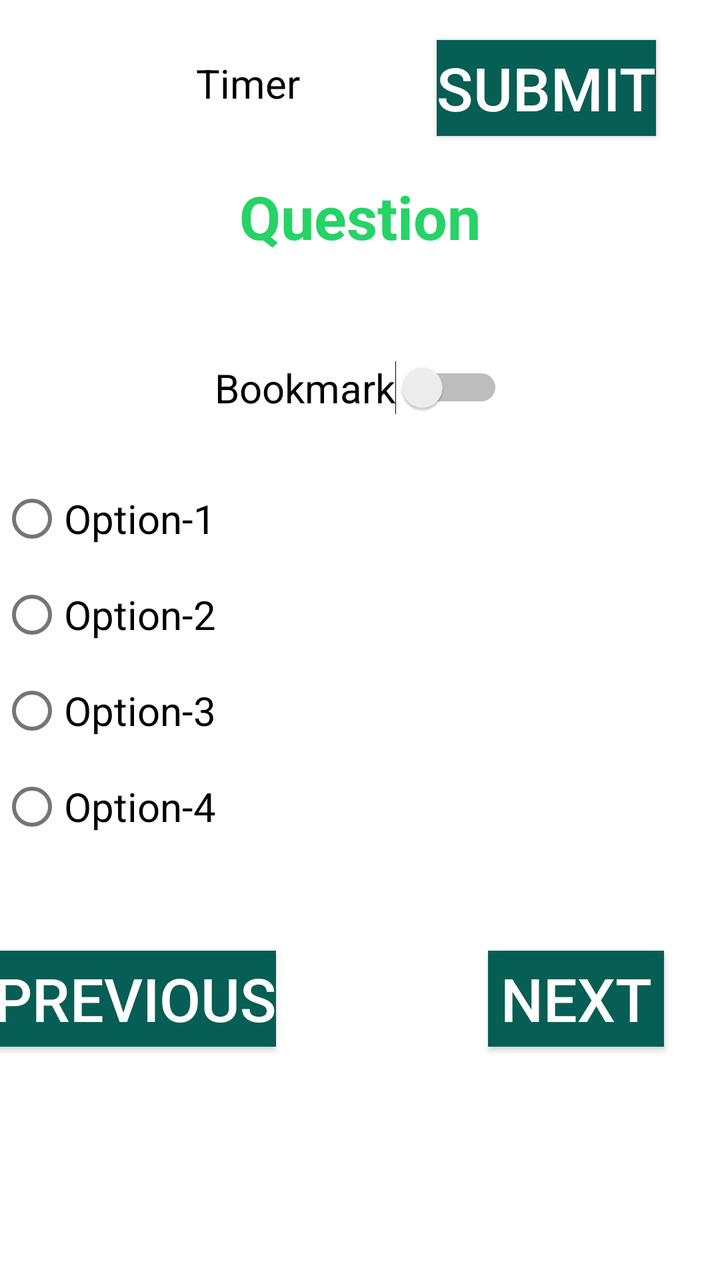
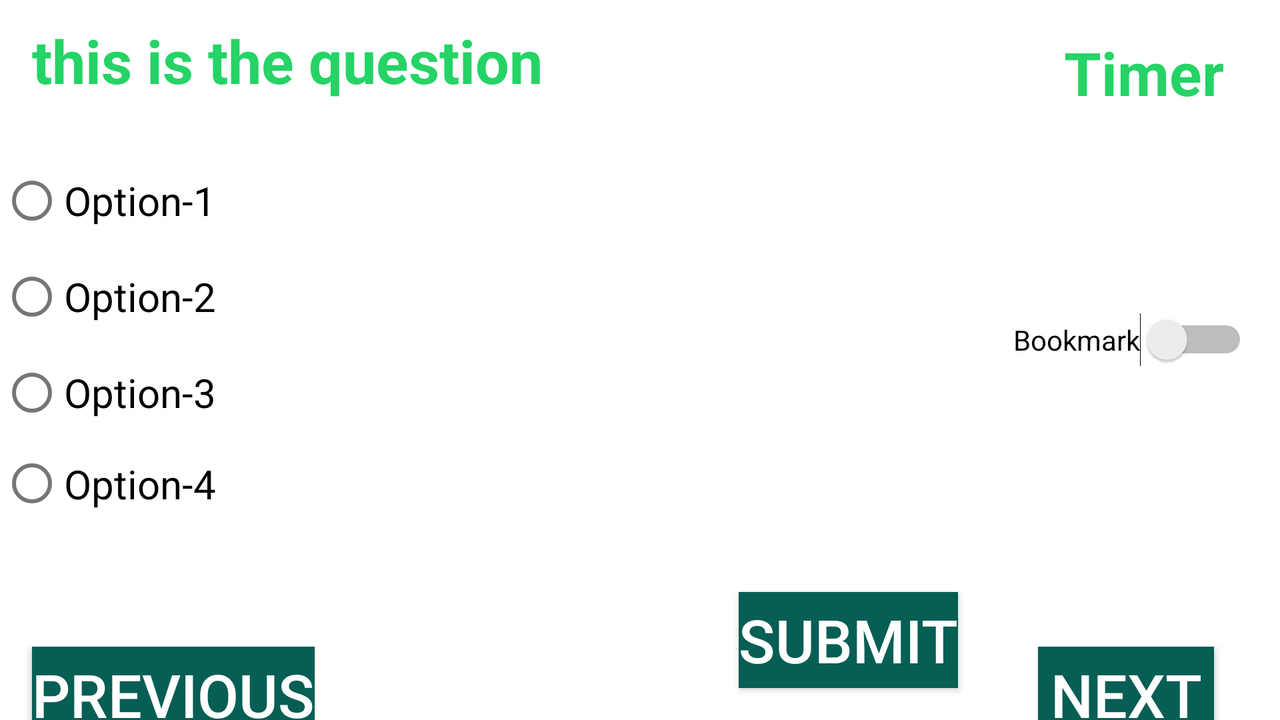

An Android layout and its configuration variant, each rendered on a device that would load it. The default file and the variant file are quoted in full after the pictures.
<!-- AndroidManifest.xml: application theme Theme.QuizApp -->
<!-- res/layout/fragment_question_details.xml -->
<?xml version="1.0" encoding="utf-8"?>
<androidx.constraintlayout.widget.ConstraintLayout xmlns:android="http://schemas.android.com/apk/res/android"
    xmlns:app="http://schemas.android.com/apk/res-auto"
    xmlns:tools="http://schemas.android.com/tools"
    android:layout_width="match_parent"
    android:layout_height="match_parent"
    tools:context=".QuestionDetailsFragment">


    <TextView
        android:id="@+id/timer2"
        style="@style/normal_text"
        android:layout_width="wrap_content"
        android:layout_height="wrap_content"
        android:layout_marginStart="76dp"
        android:layout_marginTop="28dp"
        app:layout_constraintEnd_toStartOf="@+id/submit_button2"
        app:layout_constraintHorizontal_bias="0.243"
        app:layout_constraintStart_toStartOf="parent"
        app:layout_constraintTop_toTopOf="parent"
        tools:text="@string/timer" />

    <androidx.appcompat.widget.AppCompatButton
        android:id="@+id/submit_button2"
        style="@style/button"
        android:layout_width="wrap_content"
        android:layout_height="wrap_content"
        android:layout_marginTop="20dp"
        android:layout_marginEnd="32dp"
        android:background="@color/whatsapp_green"
        android:text="@string/submit"
        app:layout_constraintEnd_toEndOf="parent"
        app:layout_constraintTop_toTopOf="parent" />

    <TextView
        android:id="@+id/question"
        style="@style/heading"
        android:layout_width="wrap_content"
        android:layout_height="wrap_content"
        android:layout_marginTop="20dp"
        app:layout_constraintEnd_toEndOf="parent"
        app:layout_constraintStart_toStartOf="parent"
        app:layout_constraintTop_toBottomOf="@+id/submit_button2"
        tools:text="@string/question" />

    <Switch
        android:id="@+id/toggleButton"
        style="@style/normal_text"
        android:layout_width="wrap_content"
        android:layout_height="wrap_content"
        android:layout_marginTop="52dp"
        android:text="@string/bookmark"
        android:textAllCaps="false"
        app:layout_constraintEnd_toEndOf="parent"
        app:layout_constraintHorizontal_bias="0.498"
        app:layout_constraintStart_toStartOf="parent"
        app:layout_constraintTop_toBottomOf="@+id/question"
        tools:ignore="UseSwitchCompatOrMaterialXml" />

    <LinearLayout
        android:id="@+id/radioGroup"
        android:layout_width="match_parent"
        android:layout_height="wrap_content"
        android:layout_marginTop="28dp"
        android:orientation="vertical"
        app:layout_constraintEnd_toEndOf="parent"
        app:layout_constraintTop_toBottomOf="@+id/toggleButton">

        <RadioButton
            android:id="@+id/option_1"
            style="@style/normal_text"
            android:layout_width="wrap_content"
            android:layout_height="wrap_content"
            android:checked="false"
            tools:text="@string/option_1" />

        <RadioButton
            android:id="@+id/option_2"
            style="@style/normal_text"
            android:layout_width="wrap_content"
            android:layout_height="wrap_content"
            android:checked="false"
            tools:text="@string/option_2" />

        <RadioButton
            android:id="@+id/option_3"
            style="@style/normal_text"
            android:layout_width="wrap_content"
            android:layout_height="wrap_content"
            android:checked="false"
            tools:text="@string/option_3" />

        <RadioButton
            android:id="@+id/option_4"
            style="@style/normal_text"
            android:layout_width="wrap_content"
            android:layout_height="wrap_content"
            android:checked="false"
            tools:text="@string/option_4" />
    </LinearLayout>

    <androidx.appcompat.widget.AppCompatButton
        android:id="@+id/previous_button"
        style="@style/button"
        android:layout_width="wrap_content"
        android:layout_height="wrap_content"
        android:layout_marginTop="48dp"
        android:layout_marginEnd="112dp"
        android:background="@color/whatsapp_green"
        android:text="@string/previous"
        app:layout_constraintEnd_toStartOf="@+id/next_button"
        app:layout_constraintHorizontal_bias="0.39"
        app:layout_constraintStart_toStartOf="parent"
        app:layout_constraintTop_toBottomOf="@+id/radioGroup" />

    <androidx.appcompat.widget.AppCompatButton
        android:id="@+id/next_button"
        style="@style/button"
        android:layout_width="wrap_content"
        android:layout_height="wrap_content"
        android:layout_marginTop="48dp"
        android:layout_marginEnd="28dp"
        android:background="@color/whatsapp_green"
        android:text="@string/next"
        app:layout_constraintEnd_toEndOf="parent"
        app:layout_constraintTop_toBottomOf="@+id/radioGroup" />

</androidx.constraintlayout.widget.ConstraintLayout>
<!-- resources referenced by this layout -->
<resources>
  <color name="whatsapp_green">#075E54</color>
  <string name="bookmark">Bookmark</string>
  <string name="next">Next</string>
  <string name="option_1">Option-1</string>
  <string name="option_2">Option-2</string>
  <string name="option_3">Option-3</string>
  <string name="option_4">Option-4</string>
  <string name="previous">Previous</string>
  <string name="question">Question</string>
  <string name="submit">Submit</string>
  <string name="timer">Timer</string>
  <style name="button">
          <item name="android:textColor">@color/white</item>
          <item name="android:textSize">30sp</item>
      </style>
  <style name="heading">
          <item name="android:textColor">@color/whatsapp_light_green</item>
          <item name="android:textSize">30sp</item>
          <item name="android:textStyle">bold</item>
      </style>
  <style name="normal_text">
          <item name="android:textColor">@color/black</item>
          <item name="android:textSize">20sp</item>
      </style>
  <style name="Theme.QuizApp" parent="Theme.MaterialComponents.DayNight.DarkActionBar">
          
          <item name="colorPrimary">@color/purple_500</item>
          <item name="colorPrimaryVariant">@color/purple_700</item>
          <item name="colorOnPrimary">@color/white</item>
          
          <item name="colorSecondary">@color/teal_200</item>
          <item name="colorSecondaryVariant">@color/teal_700</item>
          <item name="colorOnSecondary">@color/black</item>
          
          <item name="android:statusBarColor" tools:targetApi="l">?attr/colorPrimaryVariant</item>
          
      </style>
  <color name="white">#FFFFFF</color>
  <color name="whatsapp_light_green">#25d366</color>
  <color name="black">#FF000000</color>
  <color name="purple_500">#FF6200EE</color>
  <color name="purple_700">#FF3700B3</color>
  <color name="teal_200">#FF03DAC5</color>
  <color name="teal_700">#FF018786</color>
</resources>
<!-- res/layout-land/fragment_question_details.xml (the repository's variant of the layout above) -->
<!-- drawn on the phone turned sideways -->
<?xml version="1.0" encoding="utf-8"?>
<androidx.constraintlayout.widget.ConstraintLayout xmlns:android="http://schemas.android.com/apk/res/android"
xmlns:app="http://schemas.android.com/apk/res-auto"
xmlns:tools="http://schemas.android.com/tools"
android:layout_width="match_parent"
android:layout_height="match_parent"
tools:context=".QuestionDetailsFragment">


    <TextView
        android:id="@+id/timer_tv2"
        style="@style/heading"
        android:layout_width="wrap_content"
        android:layout_height="wrap_content"
        android:layout_marginTop="16dp"
        android:layout_marginEnd="28dp"
        app:layout_constraintEnd_toEndOf="parent"
        app:layout_constraintTop_toTopOf="parent"
        tools:text="@string/timer" />

    <TextView
        android:id="@+id/question"
        style="@style/heading"
        android:layout_width="wrap_content"
        android:layout_height="wrap_content"
        android:layout_marginStart="16dp"
        android:layout_marginBottom="20dp"
        app:layout_constraintBottom_toTopOf="@+id/radioGroup"
        app:layout_constraintStart_toStartOf="parent"
        app:layout_constraintTop_toTopOf="parent"
        app:layout_constraintVertical_bias="0.615"
        tools:text="this is the question" />

    <LinearLayout
        android:id="@+id/radioGroup"
        android:layout_width="422dp"
        android:layout_height="187dp"
        android:orientation="vertical"
        app:layout_constraintBottom_toBottomOf="parent"
        app:layout_constraintEnd_toEndOf="parent"
        app:layout_constraintHorizontal_bias="0.0"
        app:layout_constraintStart_toStartOf="parent"
        app:layout_constraintTop_toTopOf="parent"
        app:layout_constraintVertical_bias="0.441">

        <RadioButton
            android:id="@+id/option1"
            android:layout_width="wrap_content"
            android:layout_height="wrap_content"
            android:checked="false"
            android:textSize="20sp"
            tools:text="@string/option_1" />

        <RadioButton
            android:id="@+id/option2"
            android:layout_width="wrap_content"
            android:layout_height="wrap_content"
            android:checked="false"
            android:textSize="20dp"
            tools:text="@string/option_2" />

        <RadioButton
            android:id="@+id/option3"
            android:layout_width="wrap_content"
            android:layout_height="wrap_content"
            android:checked="false"
            android:textSize="20dp"
            tools:text="@string/option_3" />

        <RadioButton
            android:id="@+id/option4"
            android:layout_width="wrap_content"
            android:layout_height="wrap_content"
            android:checked="false"
            android:textSize="20dp"
            tools:text="@string/option_4" />
    </LinearLayout>

    <androidx.appcompat.widget.AppCompatButton
        android:id="@+id/previous_button"
        style="@style/button"
        android:layout_width="wrap_content"
        android:layout_height="wrap_content"
        android:layout_marginStart="16dp"
        android:layout_marginTop="60dp"
        android:background="@color/whatsapp_green"
        android:gravity="center"
        android:text="@string/previous"
        app:layout_constraintStart_toStartOf="parent"
        app:layout_constraintTop_toBottomOf="@+id/radioGroup" />

    <androidx.appcompat.widget.AppCompatButton
        android:id="@+id/next_button"
        style="@style/button"
        android:layout_width="wrap_content"
        android:layout_height="wrap_content"
        android:layout_marginTop="144dp"
        android:layout_marginEnd="16dp"
        android:background="@color/whatsapp_green"
        android:gravity="center"
        android:text="@string/next"
        app:layout_constraintBottom_toBottomOf="parent"
        app:layout_constraintEnd_toEndOf="parent"
        app:layout_constraintHorizontal_bias="0.703"
        app:layout_constraintStart_toEndOf="@+id/submit_button2"
        app:layout_constraintTop_toBottomOf="@+id/toggleButton"
        app:layout_constraintVertical_bias="0.272" />

    <Switch
        android:id="@+id/toggleButton"
        android:layout_width="wrap_content"
        android:layout_height="wrap_content"
        android:layout_marginTop="100dp"
        android:layout_marginEnd="16dp"
        android:text="@string/bookmark"
        android:textAllCaps="false"
        app:layout_constraintEnd_toEndOf="parent"
        app:layout_constraintTop_toBottomOf="@+id/timer_tv2"
        tools:ignore="UseSwitchCompatOrMaterialXml" />

    <androidx.appcompat.widget.AppCompatButton
        android:id="@+id/submit_button2"
        style="@style/button"
        android:layout_width="wrap_content"
        android:layout_height="wrap_content"
        android:layout_marginStart="212dp"
        android:layout_marginBottom="16dp"
        android:background="@color/whatsapp_green"
        android:text="@string/submit"
        app:layout_constraintBottom_toBottomOf="parent"
        app:layout_constraintStart_toEndOf="@+id/previous_button"
        app:layout_constraintTop_toBottomOf="@+id/radioGroup"
        app:layout_constraintVertical_bias="1.0" />
</androidx.constraintlayout.widget.ConstraintLayout>
<!-- resources referenced by the variant -->
<!-- as the phone turned sideways resolves them -->
<resources>
  <color name="whatsapp_green">#075E54</color>
  <string name="bookmark">Bookmark</string>
  <string name="next">Next</string>
  <string name="option_1">Option-1</string>
  <string name="option_2">Option-2</string>
  <string name="option_3">Option-3</string>
  <string name="option_4">Option-4</string>
  <string name="previous">Previous</string>
  <string name="submit">Submit</string>
  <string name="timer">Timer</string>
  <style name="button">
          <item name="android:textColor">@color/white</item>
          <item name="android:textSize">30sp</item>
      </style>
  <style name="heading">
          <item name="android:textColor">@color/whatsapp_light_green</item>
          <item name="android:textSize">30sp</item>
          <item name="android:textStyle">bold</item>
      </style>
  <style name="Theme.QuizApp" parent="Theme.MaterialComponents.DayNight.DarkActionBar">
          
          <item name="colorPrimary">@color/purple_500</item>
          <item name="colorPrimaryVariant">@color/purple_700</item>
          <item name="colorOnPrimary">@color/white</item>
          
          <item name="colorSecondary">@color/teal_200</item>
          <item name="colorSecondaryVariant">@color/teal_700</item>
          <item name="colorOnSecondary">@color/black</item>
          
          <item name="android:statusBarColor" tools:targetApi="l">?attr/colorPrimaryVariant</item>
          
      </style>
  <color name="white">#FFFFFF</color>
  <color name="whatsapp_light_green">#25d366</color>
  <color name="purple_500">#FF6200EE</color>
  <color name="purple_700">#FF3700B3</color>
  <color name="teal_200">#FF03DAC5</color>
  <color name="teal_700">#FF018786</color>
  <color name="black">#FF000000</color>
</resources>
